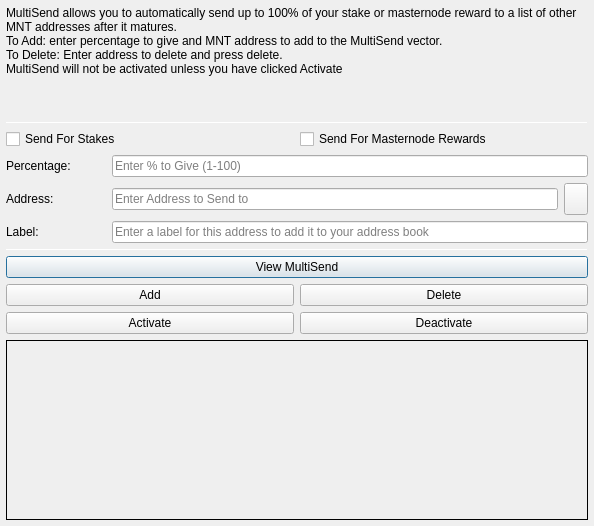
<?xml version="1.0" encoding="UTF-8"?>
<ui version="4.0">
 <class>MultiSendDialog</class>
 <widget class="QDialog" name="MultiSendDialog">
  <property name="windowModality">
   <enum>Qt::NonModal</enum>
  </property>
  <property name="geometry">
   <rect>
    <x>0</x>
    <y>0</y>
    <width>594</width>
    <height>526</height>
   </rect>
  </property>
  <property name="windowTitle">
   <string>MultiSend</string>
  </property>
  <layout class="QVBoxLayout" name="verticalLayout" stretch="0">
   <property name="leftMargin">
    <number>6</number>
   </property>
   <property name="topMargin">
    <number>6</number>
   </property>
   <property name="rightMargin">
    <number>6</number>
   </property>
   <property name="bottomMargin">
    <number>6</number>
   </property>
   <item>
    <layout class="QVBoxLayout" name="verticalLayout_Main" stretch="1,1,1,0,1,1,1">
     <item>
      <widget class="QLabel" name="label_2">
       <property name="lineWidth">
        <number>1</number>
       </property>
       <property name="text">
        <string>MultiSend allows you to automatically send up to 100% of your stake or masternode reward to a list of other MNT addresses after it matures.
To Add: enter percentage to give and MNT address to add to the MultiSend vector.
To Delete: Enter address to delete and press delete.
MultiSend will not be activated unless you have clicked Activate</string>
       </property>
       <property name="alignment">
        <set>Qt::AlignLeading|Qt::AlignLeft|Qt::AlignTop</set>
       </property>
       <property name="wordWrap">
        <bool>true</bool>
       </property>
      </widget>
     </item>
     <item>
      <widget class="Line" name="line">
       <property name="minimumSize">
        <size>
         <width>0</width>
         <height>1</height>
        </size>
       </property>
       <property name="maximumSize">
        <size>
         <width>16777215</width>
         <height>1</height>
        </size>
       </property>
       <property name="orientation">
        <enum>Qt::Horizontal</enum>
       </property>
      </widget>
     </item>
     <item>
      <layout class="QVBoxLayout" name="verticalLayout_Settings">
       <item>
        <layout class="QHBoxLayout" name="horizontalLayout">
         <item>
          <widget class="QCheckBox" name="multiSendStakeCheckBox">
           <property name="text">
            <string>Send For Stakes</string>
           </property>
          </widget>
         </item>
         <item>
          <widget class="QCheckBox" name="multiSendMasternodeCheckBox">
           <property name="text">
            <string>Send For Masternode Rewards</string>
           </property>
          </widget>
         </item>
        </layout>
       </item>
       <item>
        <layout class="QHBoxLayout" name="horizontalLayout_6">
         <item>
          <widget class="QLabel" name="label">
           <property name="minimumSize">
            <size>
             <width>100</width>
             <height>0</height>
            </size>
           </property>
           <property name="toolTip">
            <string>Percentage of stake to send</string>
           </property>
           <property name="text">
            <string>Percentage:</string>
           </property>
          </widget>
         </item>
         <item>
          <widget class="QLineEdit" name="multiSendPercentEdit">
           <property name="toolTip">
            <string>Enter whole numbers 1 - 100</string>
           </property>
           <property name="placeholderText">
            <string>Enter % to Give (1-100)</string>
           </property>
          </widget>
         </item>
        </layout>
       </item>
       <item>
        <layout class="QHBoxLayout" name="horizontalLayout_7">
         <item>
          <widget class="QLabel" name="label_5">
           <property name="minimumSize">
            <size>
             <width>100</width>
             <height>0</height>
            </size>
           </property>
           <property name="toolTip">
            <string>Address to send portion of stake to</string>
           </property>
           <property name="text">
            <string>Address:</string>
           </property>
          </widget>
         </item>
         <item>
          <widget class="QLineEdit" name="multiSendAddressEdit">
           <property name="toolTip">
            <string/>
           </property>
           <property name="placeholderText">
            <string>Enter Address to Send to</string>
           </property>
          </widget>
         </item>
         <item>
          <widget class="QToolButton" name="addressBookButton">
           <property name="maximumSize">
            <size>
             <width>16777215</width>
             <height>32</height>
            </size>
           </property>
           <property name="toolTip">
            <string>Choose an address from the address book</string>
           </property>
           <property name="text">
            <string/>
           </property>
           <property name="icon">
            <iconset resource="../mnt.qrc">
             <normaloff>:/icons/address-book</normaloff>:/icons/address-book</iconset>
           </property>
           <property name="shortcut">
            <string>Alt+A</string>
           </property>
          </widget>
         </item>
        </layout>
       </item>
      </layout>
     </item>
     <item>
      <layout class="QHBoxLayout" name="horizontalLayout_3">
       <item>
        <widget class="QLabel" name="label_3">
         <property name="minimumSize">
          <size>
           <width>100</width>
           <height>0</height>
          </size>
         </property>
         <property name="text">
          <string>Label:</string>
         </property>
        </widget>
       </item>
       <item>
        <widget class="QLineEdit" name="labelAddressLabelEdit">
         <property name="placeholderText">
          <string>Enter a label for this address to add it to your address book</string>
         </property>
        </widget>
       </item>
      </layout>
     </item>
     <item>
      <widget class="Line" name="line_2">
       <property name="minimumSize">
        <size>
         <width>0</width>
         <height>1</height>
        </size>
       </property>
       <property name="maximumSize">
        <size>
         <width>16777215</width>
         <height>1</height>
        </size>
       </property>
       <property name="orientation">
        <enum>Qt::Horizontal</enum>
       </property>
      </widget>
     </item>
     <item>
      <layout class="QVBoxLayout" name="verticalLayout_Buttons">
       <item>
        <layout class="QHBoxLayout" name="horizontalLayout_4">
         <item>
          <widget class="QPushButton" name="viewButton">
           <property name="toolTip">
            <string/>
           </property>
           <property name="statusTip">
            <string>View MultiSend Vector</string>
           </property>
           <property name="text">
            <string>View MultiSend</string>
           </property>
          </widget>
         </item>
        </layout>
       </item>
       <item>
        <layout class="QHBoxLayout" name="horizontalLayout_2">
         <item>
          <widget class="QPushButton" name="addButton">
           <property name="toolTip">
            <string/>
           </property>
           <property name="statusTip">
            <string>Add to MultiSend Vector</string>
           </property>
           <property name="text">
            <string>Add</string>
           </property>
          </widget>
         </item>
         <item>
          <widget class="QPushButton" name="deleteButton">
           <property name="toolTip">
            <string/>
           </property>
           <property name="statusTip">
            <string>Delete Address From MultiSend Vector</string>
           </property>
           <property name="text">
            <string>Delete</string>
           </property>
          </widget>
         </item>
        </layout>
       </item>
       <item>
        <layout class="QHBoxLayout" name="horizontalLayout_5">
         <item>
          <widget class="QPushButton" name="activateButton">
           <property name="statusTip">
            <string>Activate MultiSend</string>
           </property>
           <property name="text">
            <string>Activate</string>
           </property>
          </widget>
         </item>
         <item>
          <widget class="QPushButton" name="disableButton">
           <property name="statusTip">
            <string>Deactivate MultiSend</string>
           </property>
           <property name="text">
            <string>Deactivate</string>
           </property>
          </widget>
         </item>
        </layout>
       </item>
      </layout>
     </item>
     <item>
      <widget class="QLabel" name="message">
       <property name="minimumSize">
        <size>
         <width>0</width>
         <height>180</height>
        </size>
       </property>
       <property name="frameShape">
        <enum>QFrame::Panel</enum>
       </property>
       <property name="frameShadow">
        <enum>QFrame::Plain</enum>
       </property>
       <property name="lineWidth">
        <number>1</number>
       </property>
       <property name="midLineWidth">
        <number>1</number>
       </property>
       <property name="text">
        <string/>
       </property>
       <property name="alignment">
        <set>Qt::AlignLeading|Qt::AlignLeft|Qt::AlignTop</set>
       </property>
       <property name="wordWrap">
        <bool>true</bool>
       </property>
      </widget>
     </item>
    </layout>
   </item>
  </layout>
 </widget>
 <resources>
  <include location="../mnt.qrc"/>
 </resources>
 <connections/>
</ui>
